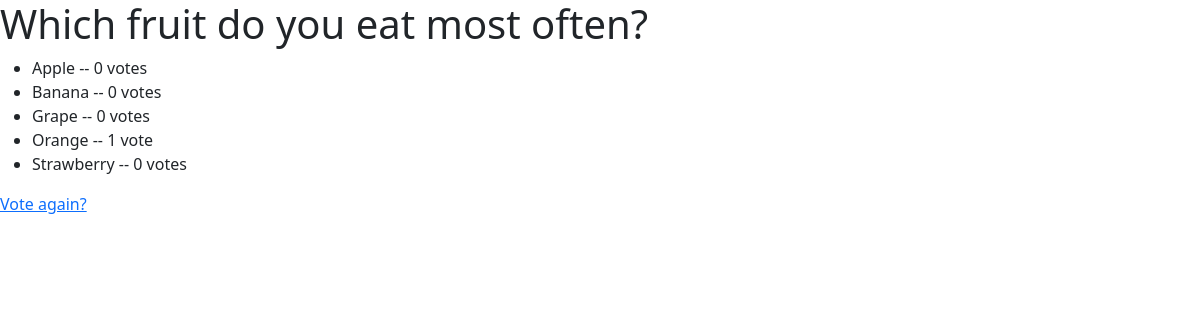
The app's page /home/1/results/, older data.
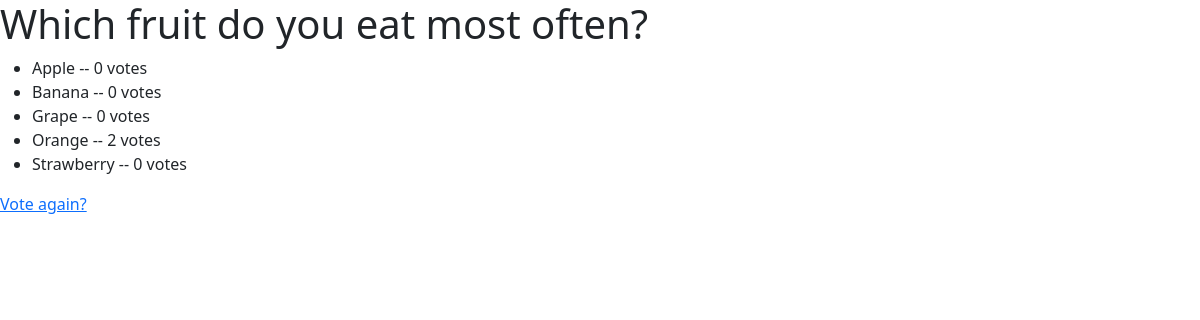
The same page, newer data.
### home/models.py (models this page shows, shortened)
class Choice(models.Model):
    question = models.ForeignKey(Question, on_delete=models.CASCADE)
    choice_text = models.CharField(max_length=200)
    votes = models.IntegerField(default=0)

### home/views.py (the view)
# urls.py: path('<int:question_id>/results/', views.results, name='results'),
def results(request, question_id):
    question = get_object_or_404(Question,pk=question_id)
    return render(request, "home/results.html", {"question": question})

### home/templates/home/results.html
{% extends 'base.html' %}
{% block content %}
<h1>{{ question.question_text }}</h1>
<ul>
{% for choice in question.choice_set.all %}
    <li>{{ choice.choice_text }} -- {{ choice.votes }} vote{{ choice.votes|pluralize }}</li>
{% endfor %}
</ul>
<a href="{% url 'home:detail' question.id %}">Vote again?</a>
{% endblock content %}

### templates/base.html (shortened to what this page needs)
<!DOCTYPE html>
<html lang="en">
<head>
</head>
<body>
    {% block content %}
    {% endblock %}
    <link href="https://cdn.jsdelivr.net/npm/bootstrap@5.3.0-alpha1/dist/css/bootstrap.min.css" rel="stylesheet">
</body>
</html>

Row changes from the older to the newer data that the page shows:
changed Choice "Orange": votes "1" → "2"
